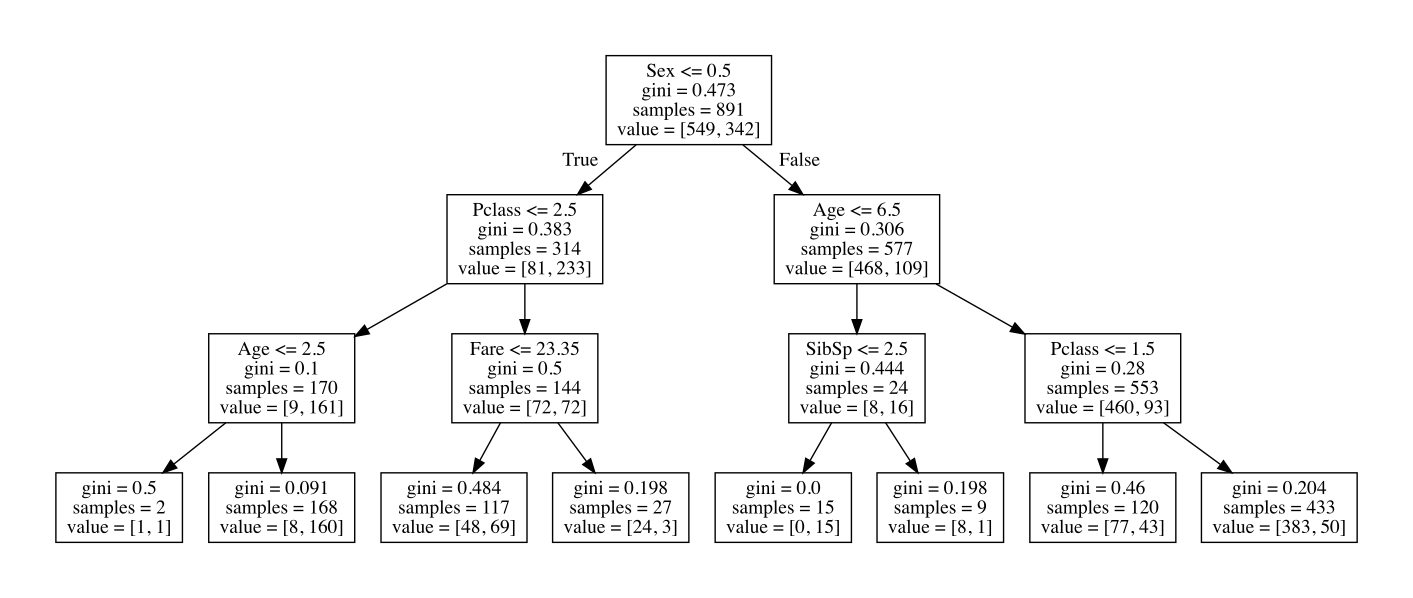

This chart was generated by the following Python code:
import pandas as pd
df = pd.read_csv('all/train.csv')

#欠損値処理
df['Fare'] = df['Fare'].fillna(df['Fare'].median())
df['Age'] = df['Age'].fillna(df['Age'].median())
df['Embarked'] = df['Embarked'].fillna('S')

#カテゴリ変数の変換
df['Sex'] = df['Sex'].apply(lambda x: 1 if x == 'male' else 0)
df['Embarked'] = df['Embarked'].map( {'S': 0, 'C': 1, 'Q': 2} ).astype(int)

df = df.drop(['Cabin','Name','PassengerId','Ticket'],axis=1)
train_X = df.drop('Survived', axis=1)
train_y = df.Survived

from sklearn.tree import DecisionTreeClassifier
clf = DecisionTreeClassifier(random_state=0, max_depth=3)
clf = clf.fit(train_X, train_y)


import pydotplus
from IPython.display import Image
from graphviz import Digraph
from sklearn.externals.six import StringIO
from sklearn import tree
dot_data = StringIO()

tree.export_graphviz(clf, out_file=dot_data,feature_names=train_X.columns)

graph = pydotplus.graph_from_dot_data(dot_data.getvalue())
graph.write_pdf("titanic.pdf")
